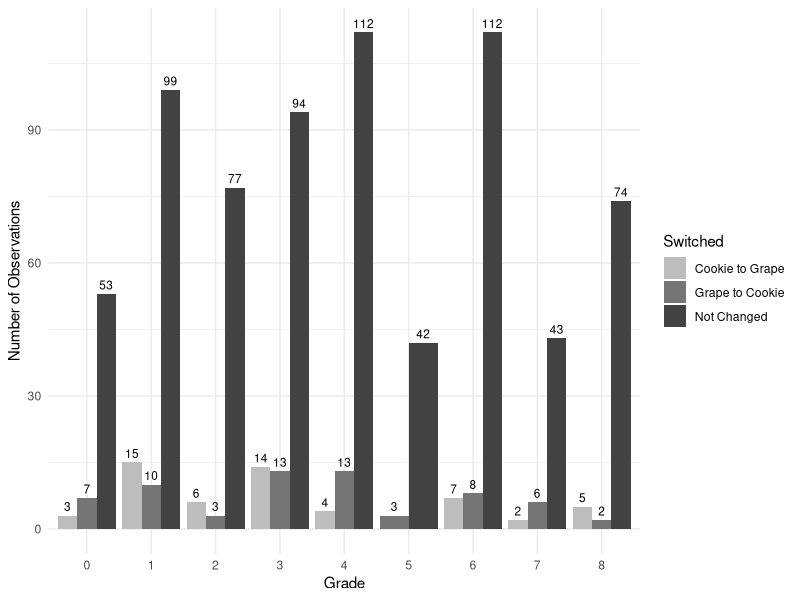
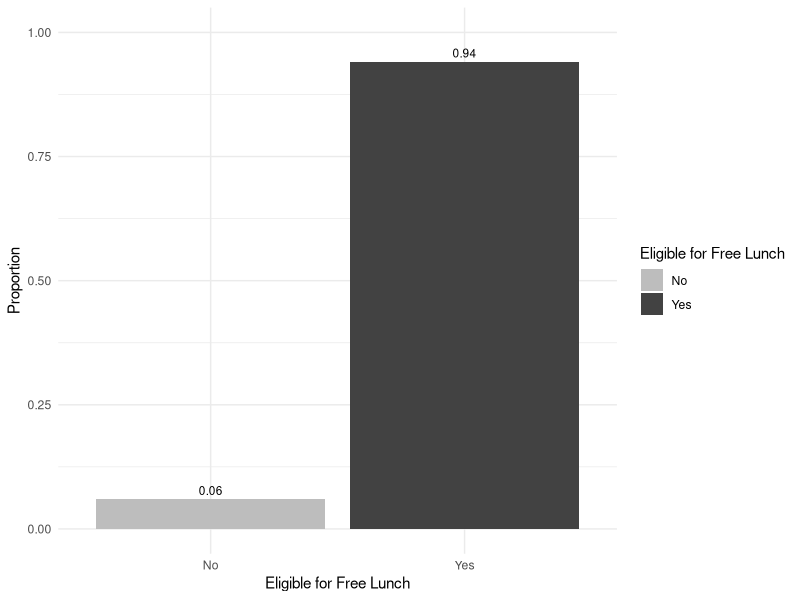
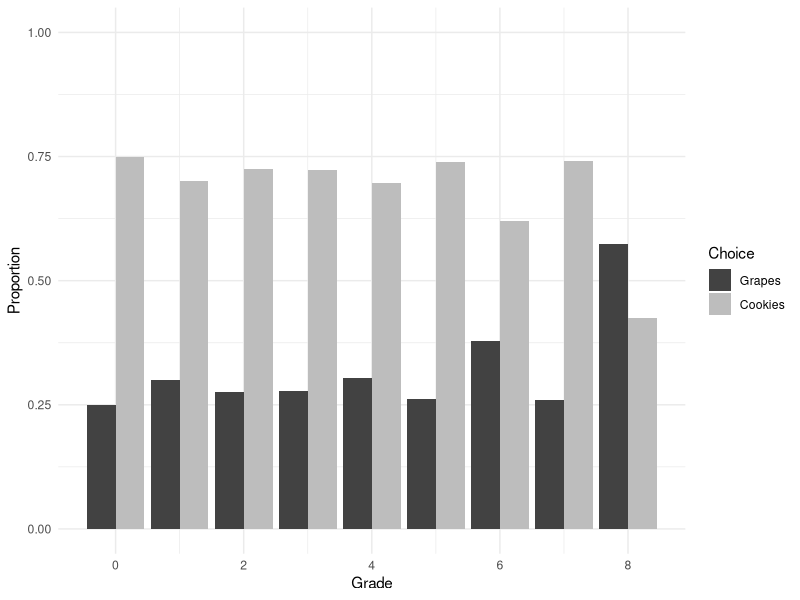
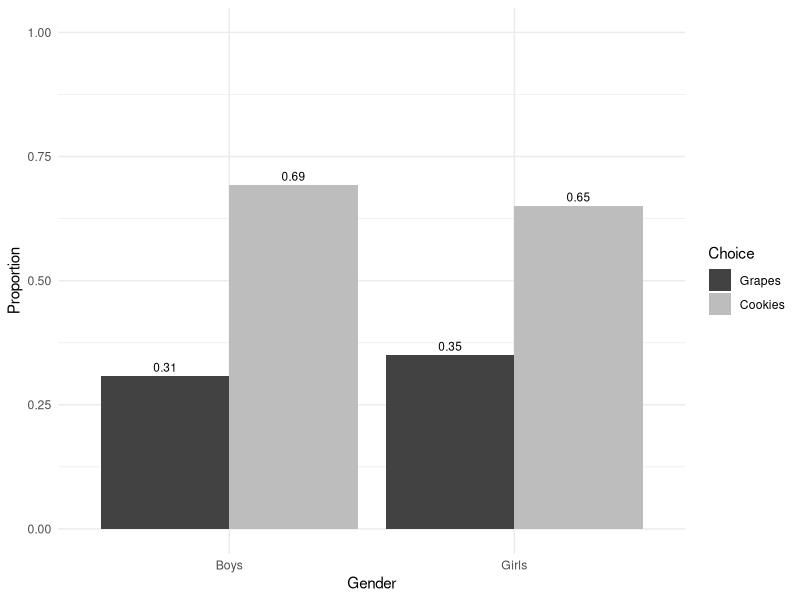

These figures' R source, in order:
## ---- chunk 1
#| echo: false
#| include: false
#| warning: false
#| message: false

library(tidyverse)
library(knitr)
library(kableExtra)
library(ggplot2)
library(dplyr)
## ---- chunk 2
#| echo: false
#| include: true
#| warning: false
#| label: tbl-table1
#| tbl-cap: "Summary statistics for the four different observation groups: public and 0% of the card deck is incentivized, public and 50% of the card deck is incentivized where the student is not incentivized, public and 50% of the card deck is incentivized where the student is incentivized, and public and 100% of the card deck is incentivized"


sum_table_wide <-
  read_csv(
    file = "../data/sum_table_wide.csv",
    show_col_types = FALSE
  )

sum_table_final <-
    sum_table_wide |>
      as_tibble() |>
      mutate(state = rownames(sum_table_wide)) |>
      select(Group, Observations, table_size, male, grade, black, hispanic, free)

sum_table_final |>
  kable(
    col.names = c('Group', 'Observations', 'Table Size', 'Percent of boys', 'Grade', 'Black', 'Hispanic', 'Free Lunch'),
    digits = 3
  )

## ---- chunk 3
#| echo: false
#| warning: false
#| label: fig-foodChoices
#| fig-cap: ": Students food choices from stage G1 to G2 comparing grape to cookie, cookie to grape, or no change."

food_choices <-
  read_csv(
    file = "../data/food_choices.csv",
    show_col_types = FALSE
  )

# Create a bar plot
ggplot(food_choices, aes(x = as.factor(grade), fill = Switched)) +
  geom_bar(position = "dodge") +
  geom_text(
    aes(label = after_stat(count)),
    stat = "count",
    position = position_dodge(width = 0.9),
    vjust = -0.5, # Adjust the vertical position of the labels
    color = "black",
    size = 3
  ) +
  labs(x = "Grade",
       y = "Number of Observations") +
  scale_fill_manual(values = c("Cookie to Grape" = '#BDBDBD',"Grape to Cookie" = '#757575', "Not Changed" = '#424242')) +
  scale_x_discrete(breaks = as.character(0:8)) +
  theme_minimal()

## ---- chunk 4
#| echo: false
#| include: true
#| warning: false
#| label: fig-lunchStatus
#| fig-cap: ": Comparing incentivized students choosing grapes if they are eligible or not eligable for the free lunch program"

# Filter data for incentivized students whose grape2 choice was 1
incentivized_grapes <- food_choices %>%
  filter(incentive == 1 & grape2 == 1)

# Calculate proportions
proportions <- incentivized_grapes %>%
  group_by(free) %>%
  summarise(Proportion = n() / nrow(incentivized_grapes))

# Create the bar graph
ggplot(proportions, aes(x = factor(free), y = Proportion, fill = factor(free))) +
  geom_bar(stat = "identity") +
  geom_text(aes(label = round(Proportion, 2)), 
            position = position_dodge(width = 0.9), 
            vjust = -0.5, # Adjust the vertical position of the labels
            color = "black",
            size = 3) +
  labs(x = "Eligible for Free Lunch",
       y = "Proportion",
       fill = "Eligible for Free Lunch") +
  scale_fill_manual(values = c('#BDBDBD', '#424242'), labels = c("No", "Yes")) +
  scale_x_discrete(labels = c("0" = "No", "1" = "Yes")) +  # Adjust x-axis labels  
  scale_y_continuous(limits = c(0, 1)) +  # Set y-axis limits  
  theme_minimal()

## ---- chunk 5
#| echo: false
#| include: true
#| warning: false
#| label: fig-grade
#| fig-cap: ": Comparing incentivized students choosing grapes or cookies by the students grade"

# Filter data for incentivized students
incentivized_students <- food_choices %>%
  filter(incentive == 1)

# Calculate proportions of students choosing grapes and cookies for each grade
proportions <- incentivized_students %>%
  group_by(grade) %>%
  summarise(
    grapes_proportion = mean(grape2 == 1),
    cookies_proportion = mean(grape2 == 0)
  )

# Reshape the data from wide to long format for plotting
proportions_long <- proportions %>%
  tidyr::pivot_longer(cols = c(grapes_proportion, cookies_proportion),
                      names_to = "choice",
                      values_to = "proportion")

# Create the bar chart
ggplot(proportions_long, aes(x = grade, y = proportion, fill = choice)) +
  geom_bar(stat = "identity", position = "dodge") +
  labs(x = "Grade",
       y = "Proportion",
       fill = "Choice") +
  scale_fill_manual(values = c("grapes_proportion" = '#BDBDBD', "cookies_proportion" = '#424242'),
                    labels = c("Grapes", "Cookies")) +
  ylim(0,1) +
  theme_minimal()

## ---- chunk 6
#| echo: false
#| include: true
#| warning: false
#| label: fig-gender
#| fig-cap: ": Comparing incentivized students choosing grapes or cookies by the students gender"

# Filter data for incentivized students
incentivized_students <- food_choices %>%
  filter(incentive == 1)

# Calculate proportions of students choosing grapes and cookies for each gender
proportions <- incentivized_students %>%
  group_by(male) %>%
  summarise(
    grapes_proportion = mean(grape2 == 1),
    cookies_proportion = mean(grape2 == 0)
  )

# Normalize proportions to ensure they sum up to 1 for each gender
proportions <- proportions %>%
  mutate(
    total_proportion = grapes_proportion + cookies_proportion,
    grapes_proportion = grapes_proportion / total_proportion,
    cookies_proportion = cookies_proportion / total_proportion
  )

# Reshape the data from wide to long format for plotting
proportions_long <- proportions %>%
  tidyr::pivot_longer(cols = c(grapes_proportion, cookies_proportion),
                      names_to = "choice",
                      values_to = "proportion")

# Rename gender values for better visualization
proportions_long$male <- ifelse(proportions_long$male == 1, "Boys", "Girls")

# Create the bar chart
ggplot(proportions_long, aes(x = male, y = proportion, fill = choice)) +
  geom_bar(stat = "identity", position = "dodge") +
  geom_text(aes(label = round(proportion, 2)), # Display proportion rounded to 2 decimal places
            position = position_dodge(width = 0.9), 
            vjust = -0.5, # Adjust the vertical position of the labels
            color = "black",
            size = 3) +
  labs(x = "Gender",
       y = "Proportion",
       fill = "Choice") +
  scale_fill_manual(values = c("grapes_proportion" = '#BDBDBD', "cookies_proportion" = '#424242'),
                    labels = c("Grapes", "Cookies")) +
  ylim(0,1) +
  theme_minimal()
